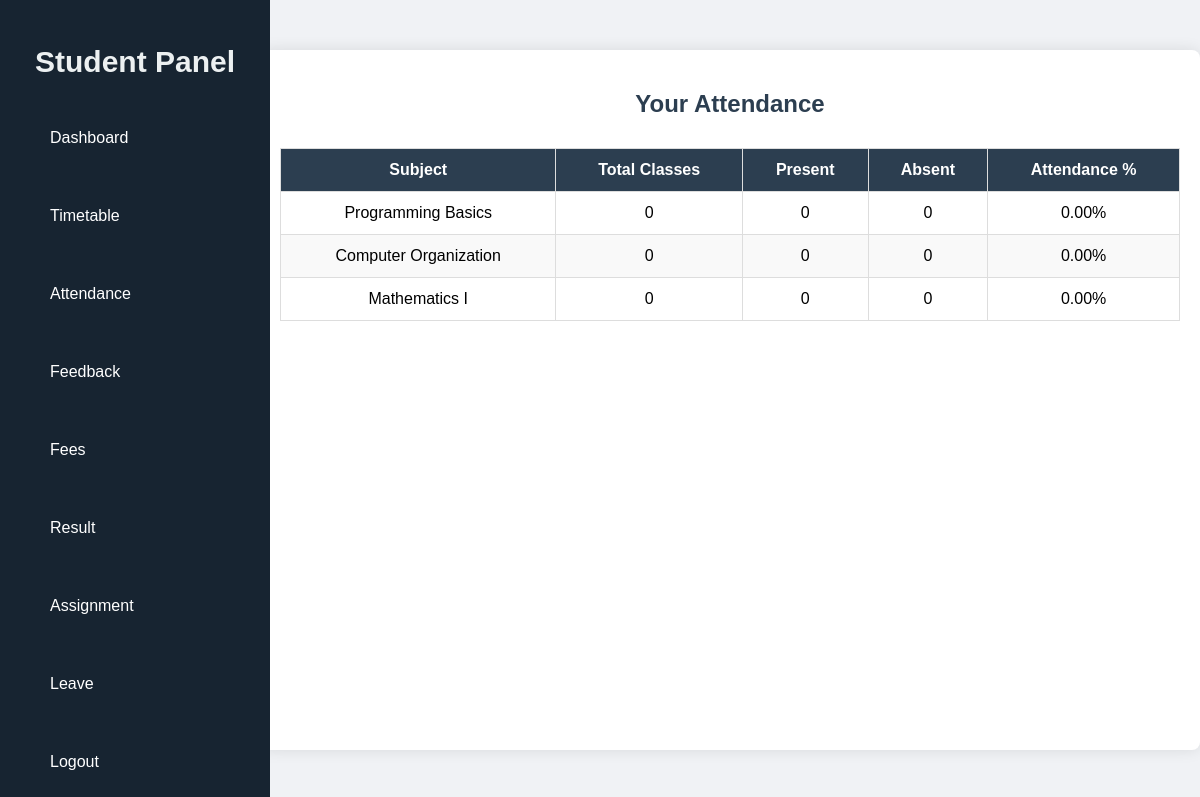
The app's page /student/view-attendance/ (signed in) with its own data.
### CMS/models.py (models this page shows, shortened)
class CustomUser(AbstractUser):
    USER_ROLES = (
        ('student', 'Student'),
        ('faculty', 'Faculty'),
        ('hod', 'HOD'),
    )
    user_type = models.CharField(max_length=10, choices=USER_ROLES, default='student')
    email = models.EmailField(unique=True)
    role = models.CharField(max_length=10, choices=USER_ROLES)

class Subject(models.Model):
    name = models.CharField(max_length=100)
    department = models.ForeignKey(Department, on_delete=models.CASCADE)
    faculty = models.ForeignKey(Faculty, on_delete=models.SET_NULL, null=True)
    semester = models.IntegerField()

### CMS/views.py (the view)
# urls.py: path('student/view-attendance/', views.student_view_attendance, name='student_view_attendance'),
@login_required # done
def student_view_attendance(request):
    student = request.user.student
    subjects = Subject.objects.filter(department=student.department, semester=student.semester)
    attendance_data = []
    for subject in subjects:
        attendance_reports = AttendanceReport.objects.filter(student=student, attendance__subject=subject)
        total_classes = attendance_reports.count()
        present_count = attendance_reports.filter(status='True').count()
        attendance_data.append({
            'subject': subject.name,
            'total_classes': total_classes,
            'present': present_count,
            'absent': total_classes - present_count,
            'percentage': (present_count / total_classes) * 100 if total_classes else 0
        })
    return render(request, 'student_view_attendance.html', {
        'attendance_data': attendance_data
    })

### CMS/templates/student_view_attendance.html (shortened to what this page needs)
{% load static %}
<!DOCTYPE html>
<html>
<head>
    <link rel="stylesheet" href="{% static 'css/student_attendance.css' %}">
    <link rel="stylesheet" href="{% static 'css/sidebar.css' %}">
</head>
<body>
    <div class="manage-container">
    {% include 'student_sidebar.html' %}
    <div class="main-content">
        <h2>Your Attendance</h2>
        <table>
            <thead>
                <tr>
                    <th>Subject</th>
                    <th>Total Classes</th>
                    <th>Present</th>
                    <th>Absent</th>
                    <th>Attendance %</th>
                </tr>
            </thead>
            <tbody>
                {% for data in attendance_data %}
                <tr>
                    <td>{{ data.subject }}</td>
                    <td>{{ data.total_classes }}</td>
                    <td>{{ data.present }}</td>
                    <td>{{ data.absent }}</td>
                    <td>{{ data.percentage|floatformat:2 }}%</td>
                </tr>
                {% empty %}
                <tr><td colspan="5">No subjects or attendance data available.</td></tr>
                {% endfor %}
            </tbody>
        </table>
    </div>
    </div>
</body>
</html>

### CMS/static/css/student_attendance.css (style rules this page uses)
body { font-family: 'Segoe UI', Tahoma, Geneva, Verdana, sans-serif; background-color: #f4f4f4; margin: 0; padding: 0; }
.manage-container { display: flex; height: 100vh; }
.main-content { margin: 50px auto; width: 80%; background-color: #fff; padding: 25px; border-radius: 8px; box-shadow: 0 0 15px rgba(0, 0, 0, 0.1); }
h2 { text-align: center; margin-bottom: 30px; color: #2c3e50; }
table { width: 100%; border-collapse: collapse; text-align: center; }
table thead { background-color: #2c3e50; color: #fff; }
table th, table td { padding: 12px 15px; border: 1px solid #ddd; }
table tbody tr:nth-child(even) { background-color: #f9f9f9; }

### CMS/static/css/sidebar.css (style rules this page uses)
body { margin: 0; font-family: Arial, sans-serif; background-color: #f0f2f5; }
.main-content { margin-left: 260px; padding: 20px; flex-grow: 1; overflow-y: auto; }

### records on screen
CustomUser: subject "Programming Basics", total_classes "0", present "0", absent "0", percentage "0.00", subject "Computer Organization", subject "Mathematics I"
